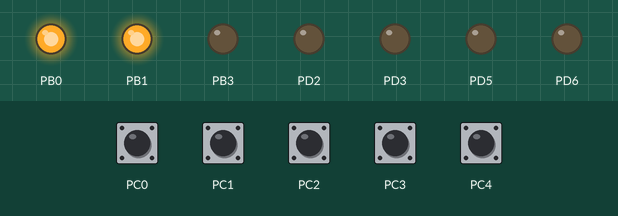
A program run on a simulated ATmega328P, built with avr-gcc and emulated at 14.7456 MHz. On the bench: output pins drawn as LEDs (lit = HIGH). Inputs (shaded band) come from the test bench; at power-on: PC0–4 HIGH.

Above: at 0.1 s.
Timing chart, 0 to 1.6 s (numbered marks = the images above):
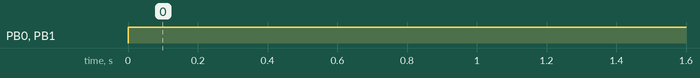

Measured:
- by itself, PB0, PB1: LOW → HIGH at 0.00 s

The program:

LamplightController.c
```c
/*
 * LamplightController.c
 *
 * Created: 28.08.2015 15:19:03
 *  Author: Belyaev Dmitry
 *
 * 2 groups, 4 PWM Chennels each.
 * RS-485, Modbus RTU
 *
 *
 * Fuses: 0xFC 0xD9 0xFF
 */

// -1- Includes ---------------------------------------------------------------//
#include "config.h"


// -2- Definitions ------------------------------------------------------------//

// -3- Types ------------------------------------------------------------------//

// -4- Variables --------------------------------------------------------------//
volatile uint8_t tic;
// -5- Prototypes -------------------------------------------------------------//

// -6- Implementations --------------------------------------------------------//

//=============================================================================//
//=============================================================================//
uint8_t PcntToUint8(uint16_t val)
{
	if (val > 100) val = 100;
	double temp = 2.55D;
	temp = temp * val;
	return lroundf(temp);
}
//=============================================================================//
//=============================================================================//
ISR(TIMER0_OVF_vect)
{
	tic++;
}
//=============================================================================//
//=============================================================================//
static void SystemUpTimeRoutine(void)
{
	if (tic >= 225)
	{
		tic = 0;

		REGISTERS[UPTIME_LSB]++;
		if (REGISTERS[UPTIME_LSB] == 0xffff)
		{
			REGISTERS[UPTIME_LSB] = 0;
			REGISTERS[UPTIME_MSB]++;
		}
	}
}
//=============================================================================//
//=============================================================================//
static void PortInit(void)								// Input-Output Ports Initialization
{
	DDRB  = 0b00001011; PORTB = 0x03;
	DDRC  = 0b00000000; PORTC = 0x1F;
	DDRD  = 0b01101100; PORTD = 0x00;
}
//=============================================================================//
//=============================================================================//
static void PWMInit(void)								// PWM Outputs Initialization
{
	// Timer 0
	TCNT0 = 0;
	TCCR0A = 0b10100001;
	TCCR0B = 0b00000100; // f/256
	TIMSK0 |= (1<<TOIE0);
	// Timer 2
	TCNT2 = 130;
	TCCR2A = 0b10100001;
	TCCR2B = 0b00000110; // f/256

	// 14.745600 Mhz / 510 / 64 = 452 Hz
	// 14.745600 Mhz / 510 / 256 = 113 Hz
}
//=============================================================================//
//=============================================================================//
static void DipSwitchRead(void)						// Îïðîñ DIP-ïåðåêëþ÷àòåëåé
{
	REGISTER_42101 = DEVICE_ADDRESS_DEFAULT + (((!GPIO_A0_read())<<0) | ((!GPIO_A1_read())<<1) | ((!GPIO_A2_read())<<2) | ((!GPIO_A3_read())<<3));
	REGISTER_42102 = GPIO_BR_read() ? BAUD_RATE_DEFAULT : 1152;
}
//=============================================================================//
//=============================================================================//
static void InitDevices(void)						// Èíèöèàëèçàöèÿ óñòðîéñòâ
{
	wdt_enable(WDTO_500MS);							// Èíèöèàëèçàöèÿ ñòîðîæåâîãî òàéìåðà 0.5 sec
	cli();											// Çàïðåòèòü ãëîáàëüíî ÂÑÅ ïðåðûâàíèÿ
	PortInit();										// Input-Output Ports Initialization
	PWMInit();										// PWM Outputs Initialization
	DipSwitchRead();								// Îïðîñ DIP-ïåðåêëþ÷àòåëåé
	ModbusInit();
	//-----------------
	EnableInterrupts();								// Global enable interrupts
	//-----------------
}
//=============================================================================//
//=============================================================================//
int main(void)
{
	InitDevices();
	for(;;)
	{
		wdt_reset();

		switch(REGISTERS[GROUP_SELECT])
		{
			case 0:
				GPIO_OE1_set();
				GPIO_OE2_set();
			break;
			case 1:
				GPIO_OE1_clr();
				GPIO_OE2_set();
			break;
			case 2:
				GPIO_OE1_set();
				GPIO_OE2_clr();
			break;
			case 3:
				GPIO_OE1_clr();
				GPIO_OE2_clr();
			break;
			default:
			break;
		}
		 PWM1 = PcntToUint8(REGISTERS[PWM1PCNT]);
		 PWM2 = PcntToUint8(REGISTERS[PWM2PCNT]);
		 PWM3 = PcntToUint8(REGISTERS[PWM3PCNT]);
		 PWM4 = PcntToUint8(REGISTERS[PWM4PCNT]);

		SystemUpTimeRoutine();
	}
}
//=============================================================================//
//=============================================================================//
```

modbus_rtu.h
```c
/* brief Modbus RTU protocol
 http://masters.donntu.edu.ua/2004/fema/kovalenko/library/art7.html RS-485 äëÿ ÷àéíèêîâ
*/

#ifndef MODBUS_RTU_H_
#define MODBUS_RTU_H_

// -1- Includes ---------------------------------------------------------------//

// -2- Definitions ------------------------------------------------------------//

// -3- Types ------------------------------------------------------------------//
enum
{
	GROUP_SELECT,		// [W]
	PWM1PCNT,			// [W]
	PWM2PCNT,			// [W]
	PWM3PCNT,			// [W]
	PWM4PCNT,			// [W]
	UPTIME_LSB,			// [R}
	UPTIME_MSB,			// {R]

//----------------------
//----------------------
	TOTAL_REGISTERS,	// Îáùåå êîëè÷åñòâî ðåãèñòðîâ
};

typedef enum MB_DataOrder_t
{
	DATA_ORDER_1_2_3_4,
	DATA_ORDER_2_1_4_3,
	DATA_ORDER_4_3_2_1,
	DATA_ORDER_3_4_1_2,
} MB_DataOrder_t;

typedef enum MB_DataType_t
{
	uint16,
	uint32,
	float32,
} MB_DataType_t;

typedef struct
{
	uint8_t uart_no;
	uint16_t baud_rate;
	uint8_t slave_address;
	uint16_t timer_value; // silence_interval
} Modbus_Settings_t;

// -4- Variables --------------------------------------------------------------//
//SYS_Timer_t MB_master_response_timeout;
uint16_t REGISTERS[TOTAL_REGISTERS];
uint8_t REGISTER_42101;		// Address
uint16_t REGISTER_42102;	// Baud rate/100
// UART0
Modbus_Settings_t MB_SLAVE_0;
// Flags
volatile bool ChangeNetworkSettingsFLAG;
// -5- Prototypes -------------------------------------------------------------//
void ModbusInit(void);
void ModbusSlaveRequestParse(Modbus_Settings_t *settings, IOBuffer_t *UARTIO);   // Ôóíêöèÿ îáðàáîòêè ïðèíÿòîãî ïàêåòà SLAVE
// -6- Implementations --------------------------------------------------------//


#endif /* MODBUS_RTU_H_ */
```

my_macroses.h
```c
#ifndef MY_MACROSES_H_
#define MY_MACROSES_H_

//-----------------------------------MACROSES----------------------------------------
#define PRAGMA(x) _Pragma(#x)
#define INLINE static inline __attribute__ ((always_inline))
// Generally, functions are not inlined unless optimization is specified. For functions declared inline, this attribute inlines the function even if no optimization level is specified.

#define EnableInterrupts() sei()

#define ATOMIC_SECTION_ENTER   { uint8_t __atomic = SREG; cli();
#define ATOMIC_SECTION_LEAVE   SREG = __atomic; }

#define invbit(p,n) (p=p^(1<<(n)))				// èíâåðòèðîâàíèå áèòà   PORTD = PORTD^(1<<PIND1); èñêëþ÷àþùåå èëè
#define setbit(p,n) (p|=(1<<(n)))				// Óñòàíîâèòü áèò
#define clrbit(p,n) (p&=~(1<<(n)))				// Ñáðîñèòü   áèò

// Typed memory access macro
#define MMIO_REG(mem_addr, type) (*(volatile type *)(mem_addr))
//------------------------------------------------------------------------------------

//--------------------------------GPIO------------------------------------------------
#define GPIO_PIN(name, port, bit) \
INLINE void    GPIO_##name##_in()       { DDR##port &= ~(1 << bit); PORT##port &= ~(1 << bit); } \
INLINE void    GPIO_##name##_pullup()   { PORT##port |= (1 << bit); } \
INLINE void    GPIO_##name##_out()      { DDR##port |= (1 << bit); } \
INLINE void    GPIO_##name##_set()      { PORT##port |= (1 << bit); } \
INLINE void    GPIO_##name##_clr()      { PORT##port &= ~(1 << bit); } \
INLINE void    GPIO_##name##_toggle()   { PORT##port ^= (1 << bit); } \
INLINE uint8_t GPIO_##name##_read()     { return (PIN##port & (1 << bit)) != 0; } \
INLINE uint8_t GPIO_##name##_state()    { return (DDR##port & (1 << bit)) != 0; }
//------------------------------------------------------------------------------------

//------------------------------------------------------------------------------------


#endif /* MY_MACROSES_H_ */
```

uart.c
```c
/* brief ATmega UART with FIFO buffer implementation

*/


// -1- Includes ---------------------------------------------------------------//
#include "config.h"

// -2- Definitions ------------------------------------------------------------//

// -3- Types ------------------------------------------------------------------//

// -4- Variables --------------------------------------------------------------//
// UART0
IOBuffer_t UART0IO;
static uint8_t UART0_Data[HAL_UART0_IO_SIZE+1];

// -5- Prototypes -------------------------------------------------------------//

// -6- Implementations --------------------------------------------------------//
//=============================================================================//
//=============================================================================//
static void timer1_init(void)								// Èíèöèàëèçàöèÿ Timer1[16bit] Normal Mode
{
	TCCR1A = 0b00000000;	// COM1A1 COM1A0 COM1B1 COM1B0 - - WGM11 WGM10
	TCCR1B = 0b00000000;	// ICNC1  ICES1          WGM13  WGM12  CS12   CS11  CS10   Fcpu/8 prescaler
	TCCR1C = 0b00000000;	// FOC1A   FOC1B  FOC1C                                
	TCNT1H = 0b00000000;	// Timer/Counter1 High Register
	TCNT1L = 0b00000000;	// Timer/Counter1 Low Register
	OCR1AH = 0b00000000;
	OCR1AL = 0b00000000;	// Output Compare Register 1 A
	OCR1BH = 0b00000000;
	OCR1BL = 0b00000000;	// Output Compare Register 1 B
	ICR1H  = 0b00000000;
	ICR1L  = 0b00000000;	// ICR1H and ICR1L   Input Capture Register 1

	TIMSK1 |= (1<<TOIE1);	// Timer/Counter1, Overflow Interrupt Enable
}
//=============================================================================//
//=============================================================================//
static void USART0_Init(uint16_t baudrate)                        // Ôóíêöèÿ èíèöèàëèçàöèè USART0 (RS232)
{
	uint16_t ubrr = (F_CPU/baudrate/100/16)-1; // UBRR Contents of the UBRRH and UBRRL Registers, (0 - 4095)
	UBRR0H = (ubrr >> 8) & 0xff;
	UBRR0L = (ubrr & 0xff);
	UCSR0B = (1<<RXCIE0)|(0<<TXCIE0)|(0<<UDRIE0)|(1<<RXEN0)|(0<<TXEN0)|(0<<UCSZ02);
	// Asynchronous Operation Set frame format: 8data, 1stop bit, Parity none
	UCSR0C = (0<<UMSEL01)|(0<<UMSEL00)|(0<<UPM01)|(0<<UPM00)|(0<<USBS0)|(1<<UCSZ01)|(1<<UCSZ00);	// USART Control and Status Register C   UCSRnC
}
//=============================================================================//
//=============================================================================//
void HAL_Uart0BufferInit(void)
{
	/*
	For interrupt driven USART operation, the global interrupt flag should be cleared
	(and interrupts globally disabled) when doing the initialization.
	*/

	UART0IO.data = UART0_Data;
	UART0IO.size = HAL_UART0_IO_SIZE;
	UART0IO.bytes = 0;
	UART0IO.index = 0;
	UART0IO.TXComplete = true;

	// RS-485
	GPIO_STROBE_out();
	GPIO_STROBE_clr();

	timer1_init();
	USART0_Init(MB_SLAVE_0.baud_rate);
}
//=============================================================================//
//=============================================================================//
ISR(USART_RX_vect)									// Ïðåðûâàíèå ïî ôàêòó ïîëó÷åíèÿ íîâîãî áàéòà USART0 (RS232)
{
	uint8_t status, byte;
	STOP_TIMER1;
	status = UCSR0A;
	byte = UDR0;
	// Frame Error; Data OverRun; Parity Error
	if (status & ((1 << FE0) | (1 << DOR0) | (1 << UPE0)))
	{
		// Frame Error
		while ( UCSR0A & (1<<RXC0) ) byte = UDR0; // Flushing the Receive Buffer
		UART0IO.bytes = 0;
		UART0IO.index = 0;
	}
	else
	{
		// Frame Ok
		if (UART0IO.index >= UART0IO.size)
		{
			// Packet is too long
			UART0IO.bytes = 0;
			UART0IO.index = 0;
		}
		else
		{
			UART0IO.data[UART0IO.index++] = byte;
			TIM16_WriteTCNT1 (MB_SLAVE_0.timer_value);
		}
	}
}
//=============================================================================//
//=============================================================================//
ISR(TIMER1_OVF_vect)								// Ïðåðûâàíèå ïî ïåðåïîëíåíèþ Òàéìåð1 (16bit) Modbus
{
	clrbit(UCSR0B,RXEN0);	// Îòêëþ÷èòü ïðè¸ìíèê
	clrbit(UCSR0B,RXCIE0);	// Îòêëþ÷èòü ïðåðûâàíèå ïî RX
	STOP_TIMER1;
	UART0IO.bytes = UART0IO.index;
	UART0IO.index = 0;
	ModbusSlaveRequestParse(&MB_SLAVE_0, &UART0IO); // Ôóíêöèÿ îáðàáîòêè ïðèíÿòîãî ïàêåòà SLAVE; // Ðàçáîðêà ïîëó÷åííûõ äàííûõ
	// Ïåðåäà÷à ïåðâîãî áàéòà
	if (UART0IO.bytes)		// Åñëè ïàêåò áûë íå íàø, òî bytes = 0
	{
		UART0IO.TXComplete = false;

		setbit(UCSR0B,TXEN0);		// Âêëþ÷èòü ïåðåäàò÷èê
		GPIO_STROBE_set();			// Óñòàíîâèòü "STROBE" â 1 - Âêëþ÷èòü ïåðåäàò÷èê, îòêëþ÷èòü ïðè¸ìíèê

		setbit(UCSR0A,TXC0);		// Note that the TXC flag must be cleared before each transmission (before UDR is written) if it is used for this purpose.

		UDR0 = UART0IO.data[UART0IO.index++];
		UART0IO.bytes--;

		if (UART0IO.bytes)
		{
			// Åñòü åù¸ áàéòû íà ïåðåäà÷ó
			setbit(UCSR0B,UDRIE0);	// Âêëþ÷èòü ïðåðûâàíèå USART Data Register Empty Interrupt äëÿ îñòàâøèõñÿ áàéò
		}
		else
		{
			// Áûë âñåãî 1 áàéò íà ïåðåäà÷ó
			setbit(UCSR0B,TXCIE0);	// Âêëþ÷èòü ïðåðûâàíèå USART Transmit Complete Interrupt
		}
	}
	else // Íå÷åãî ïåðåäàâàòü. Ñëóøàåì äàëüøå
	{
		setbit(UCSR0B,RXEN0);	// Âêëþ÷èòü ïðè¸ìíèê
		setbit(UCSR0A,RXC0);	// flag must be cleared
		setbit(UCSR0B,RXCIE0);	// Âêëþ÷èòü ïðåðûâàíèå ïî RX
	}
}
//=============================================================================//
//=============================================================================//
ISR(USART_UDRE_vect)
{
	if (UART0IO.bytes)
	{
		setbit(UCSR0A,TXC0); // Note that the TXC flag must be cleared before each transmission (before UDR is written) if it is used for this purpose.
		UDR0 = UART0IO.data[UART0IO.index++];
		UART0IO.bytes--;
	}
	else // Áîëüøå íåò î÷åðåäè íà ïåðåäà÷ó
	{
		clrbit(UCSR0B,UDRIE0);
		setbit(UCSR0B,TXCIE0);
	}
}
//=============================================================================//
//=============================================================================//
ISR(USART_TX_vect)				// Ïðåðûâàíèå ïî ôàêòó ïåðåäà÷è ïîñëåäíåãî áàéòà USART0 (RS232) TX Complete Interrupt
{
	// Äëÿ RS 485 íåîáõîäèìî äîæäàòüñÿ îêîí÷àíèÿ ïåðåäà÷è ïîñëåäíåãî áàéòà, è òîëüêî çàòåì îòêëþ÷èòü ïåðåäàò÷èê è âêëþ÷èòü ïðè¸ìíèê
	GPIO_STROBE_clr();	// ñáðîñèòü "STROBE1" â 0 - Îòêëþ÷èòü ïåðåäàò÷èê, âêëþ÷èòü ïðè¸ìíèê
	clrbit(UCSR0B,TXCIE0);
	clrbit(UCSR0B,TXEN0);		// Îòêëþ÷èòü ïåðåäàò÷èê

	UART0IO.TXComplete = true;
	UART0IO.index = 0;

	setbit(UCSR0B,RXEN0);		// Âêëþ÷èòü ïðè¸ìíèê
	setbit(UCSR0B,RXCIE0);		// Âêëþ÷èòü ïðåðûâàíèå ïî RX
}
//=============================================================================//
//=============================================================================//
```

uart.h
```c
/* brief ATmega128 UART with FIFO buffer interface
*/

#ifndef UART_H_
#define UART_H_

// -1- Includes ---------------------------------------------------------------//

// -2- Definitions ------------------------------------------------------------//
#define HAL_UART0_IO_SIZE				0xff	// ðàçìåð ìàññèâà äëÿ ïðè¸ìà è ïåðåäà÷è äàííûõ UART0

#define		START_TIMER1	TCCR1B |= (0<<CS12)|(1<<CS11)|(0<<CS10)				// clk/8
#define		STOP_TIMER1		TCCR1B &= ~((1<<CS12)|(1<<CS11)|(1<<CS10))			// Îñòàíîâêà òàéìåðà 1

GPIO_PIN(STROBE,				D, 2);			// RS-485 Strobe

// -3- Types ------------------------------------------------------------------//
typedef struct
{
	volatile bool		TXComplete;
	uint16_t			size;
	volatile uint16_t	bytes;
	volatile uint16_t	index;
	uint8_t				*data;
} IOBuffer_t;

// -4- Variables --------------------------------------------------------------//
IOBuffer_t UART0IO;
// -5- Prototypes -------------------------------------------------------------//
void HAL_Uart0BufferInit(void);


// -6- Implementations --------------------------------------------------------//
//=============================================================================//
//=============================================================================//
INLINE void TIM16_WriteTCNT1 (uint16_t val)
{
	ATOMIC_SECTION_ENTER
	TCNT1 = val;
	START_TIMER1;
	ATOMIC_SECTION_LEAVE;
}
//=============================================================================//
//=============================================================================//
#endif /* UART_H_ */
```

config.h
```c
#ifndef CONFIG_H_
#define CONFIG_H_

#define F_CPU 14745600UL
//----------------------------------------------------------------------------------
#include <avr/io.h>
//#include <avr/eeprom.h>
//#include <stdint.h>
#include <stdbool.h>
#include <avr/pgmspace.h>
#include <avr/wdt.h>
#include <avr/interrupt.h>
#include <util/delay.h>
#include <math.h>
//#include <string.h>
//#include <stdio.h>
//#include <stdlib.h>

#include "sys/my_macroses.h"
#include "sys/uart.h"
#include "nwk/modbus_rtu.h"

// -1- Connection ---------------------------------------------------------------//
//		Name					PORT,PIN

// PORT B
GPIO_PIN(OE1,					B, 0);	// Output Enable Group 1
GPIO_PIN(OE2,					B, 1);	// Output Enable Group 2
GPIO_PIN(PWMO1,					B, 3);	// PWM Output 1

GPIO_PIN(A0,					C, 0);	// Address 0
GPIO_PIN(A1,					C, 1);	// Address 1
GPIO_PIN(A2,					C, 2);	// Address 2
GPIO_PIN(A3,					C, 3);	// Address 3
GPIO_PIN(BR,					C, 4);	// Baud Rate Select

GPIO_PIN(PWMO4,					D, 3);	// PWM Output 4
GPIO_PIN(PWMO3,					D, 5);	// PWM Output 3
GPIO_PIN(PWMO2,					D, 6);	// PWM Output 2


//------------------------------DEFAULT_SETTINGS------------------------------------
#define BAUD_RATE_DEFAULT					96		// * 100
#define DEVICE_ADDRESS_DEFAULT				1

#define PWM1	OCR2A
#define PWM2	OCR0A
#define PWM3	OCR0B
#define PWM4	OCR2B

// Template

/* brief ***** implementation
*/

// -1- Includes ---------------------------------------------------------------//

// -2- Definitions ------------------------------------------------------------//

// -3- Types ------------------------------------------------------------------//

// -4- Variables --------------------------------------------------------------//

// -5- Prototypes -------------------------------------------------------------//

// -6- Implementations --------------------------------------------------------//

//=============================================================================//
//=============================================================================//


#endif /* CONFIG_H_ */
```

Source omitted: modbus_rtu.c (17273 bytes)
